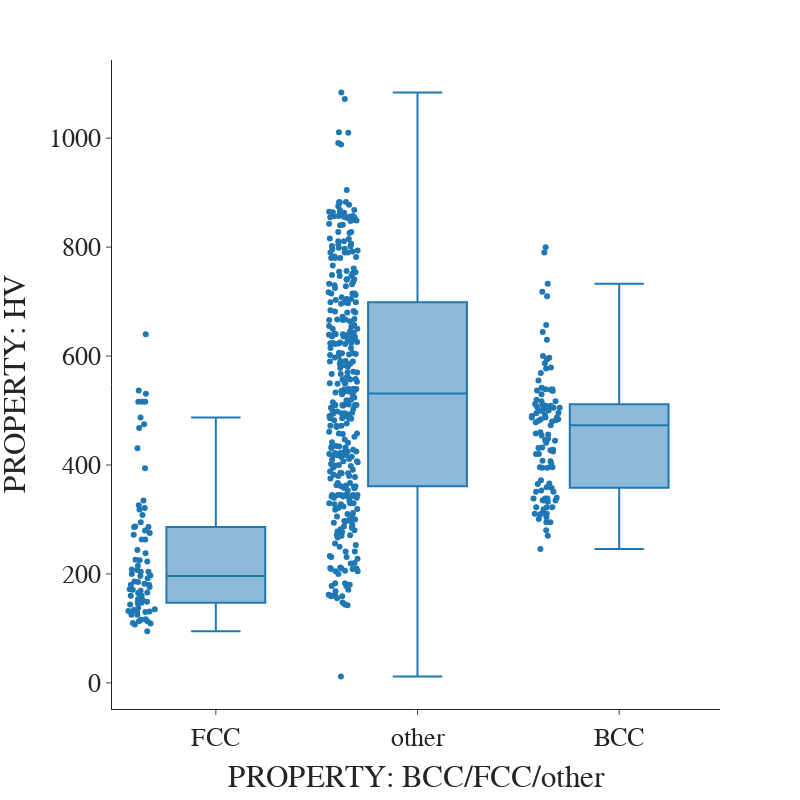

Here is the notebook cell this chart was saved with:
### Code cell
df = pd.read_csv('tests/data_with_added_errors/MPEA_dataset_with_fig4_error.csv')
#df = df[(df['PROPERTY: Test temperature ($^\circ$C)'] >= 20) & (df['PROPERTY: Test temperature ($^\circ$C)'] <= 25)]

fig = px.box(df, x='PROPERTY: BCC/FCC/other', y='PROPERTY: HV', points='all', hover_name='FORMULA', hover_data=['REFERENCE: doi'])
fig.update_layout(width=800, height=800)
fig.update_layout(font=dict(family="Barlow Semi Condensed", size=26))
fig.show()
fig.write_image("figures/boxplot.pdf")

### Figure 1 — Plotly figure (JSON) as saved in the notebook; plotly's stock layout.template omitted (floating-point values rounded to 4 significant figures; data arrays with more than 128 entries replaced by an {"elided": "..."} marker saying what was removed)
{"data": [{"alignmentgroup": "True", "boxpoints": "all", "customdata": {"elided": "1545x1 str values"}, "hoverlabel": {"namelength": 0}, "hovertemplate": "<b>%{hovertext}</b><br><br>PROPERTY: BCC/FCC/other=%{x}<br>PROPERTY: HV=%{y}<br>REFERENCE: doi=%{customdata[0]}", "hovertext": {"elided": "1545 str values"}, "legendgroup": "", "marker": {"color": "#1F77B4"}, "name": "", "notched": false, "offsetgroup": "", "orientation": "v", "showlegend": false, "type": "box", "x": {"elided": "1545 str values"}, "x0": " ", "xaxis": "x", "y": {"elided": "1545 float values"}, "y0": " ", "yaxis": "y"}], "layout": {"boxmode": "group", "font": {"family": "Barlow Semi Condensed", "size": 26}, "height": 800, "legend": {"tracegroupgap": 0}, "margin": {"t": 60}, "width": 800, "xaxis": {"anchor": "y", "autorange": true, "domain": [0, 1], "range": [-0.5148, 2.5], "title": {"text": "PROPERTY: BCC/FCC/other"}, "type": "category"}, "yaxis": {"anchor": "x", "autorange": true, "domain": [0, 1], "range": [-47.98, 1144.0], "title": {"text": "PROPERTY: HV"}, "type": "linear"}}}
